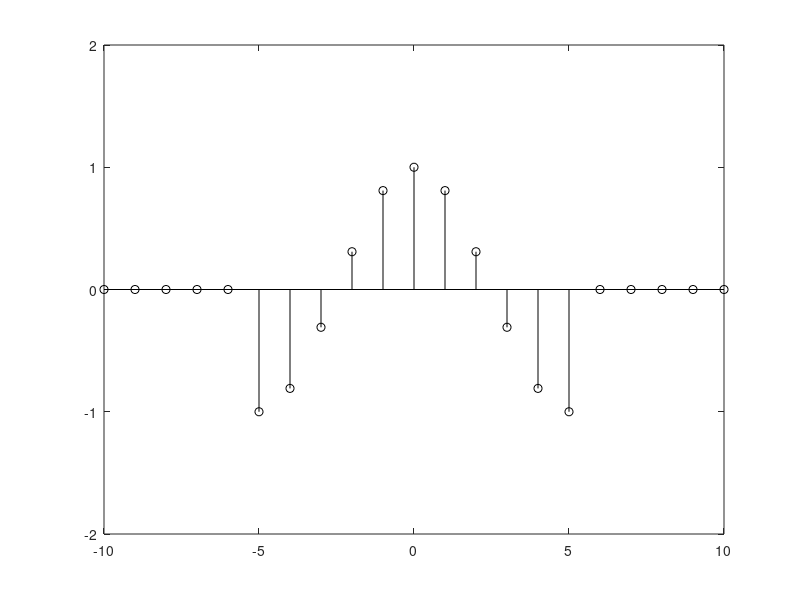

Reproduce this figure in MATLAB.
%cos(2piFn) F = 0.1 n belongs to -1/2F to 1/2F
% otherwise zero
F = 0.1;
n = -1/(2*F):1/(2*F);
y = cos(2*F*n*pi);
n1 = -10:(-1/(2*F)-1);
n2 = (1/(2*F))+1:10;
x1 = 0*n1;
x2 = 0*n2;
%plot it wrt to n for F=0.1
stem(n,y,'k')
hold on
stem(n1,x1,'k')
stem(n2,x2,'k')
%stem as it is a discrete plot
axis([-10 10 -2 2])
%jugaad to plot zero elsewhere part using n1 n2 x1 x2 and axis
